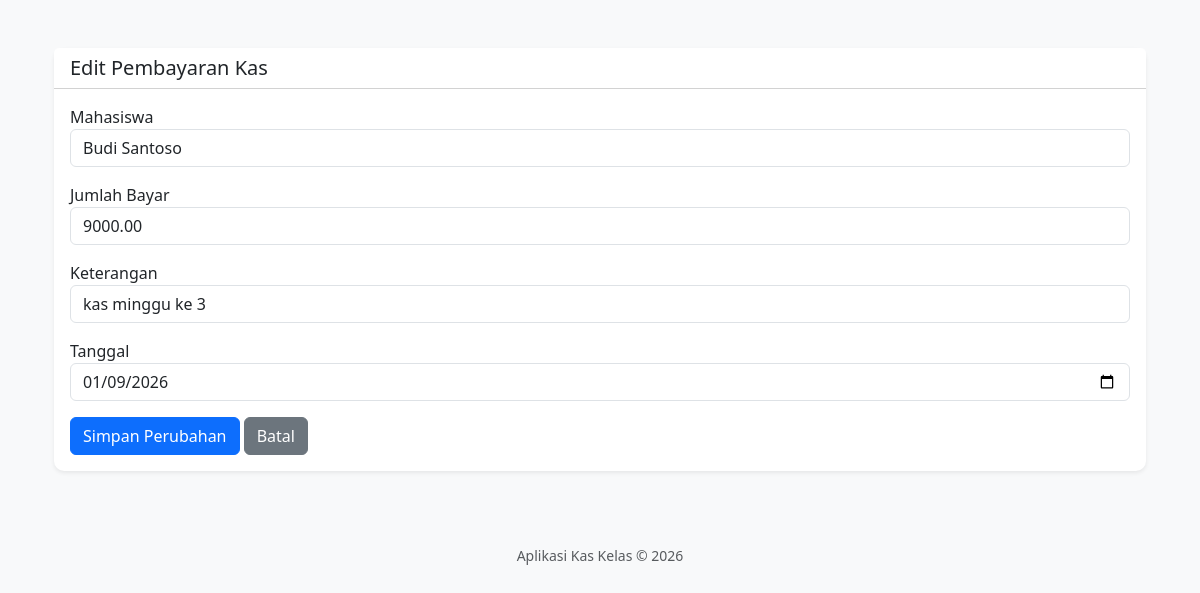
/Bayarkas/index.php?url=edit-kas&id=3 (signed in), run on the app's committed database.
### tables this page shows
CREATE TABLE `kas_kelas` (
  `id` int(11) NOT NULL,
  `user_id` int(11) NOT NULL,
  `jumlah_bayar` decimal(10,2) NOT NULL,
  `metode_pembayaran` varchar(50) DEFAULT NULL,
  `tanggal` date NOT NULL,
  `keterangan` varchar(255) DEFAULT NULL
);

CREATE TABLE `users` (
  `id` int(11) NOT NULL,
  `username` varchar(50) NOT NULL,
  `password` varchar(255) NOT NULL,
  `nama_lengkap` varchar(100) NOT NULL,
  `role` enum('admin','user') DEFAULT 'user'
);

### Bayarkas/config/Database.php (called while the page is built, shortened)
<?php
class Database {
    private $host = "localhost";
    private $user = "root";
    private $pass = "";
    private $db_name = "db_bayarkas";
    public function __construct() {
        $this->conn = new mysqli($this->host, $this->user, $this->pass, $this->db_name);
    }
}

### Bayarkas/models/User.php (called while the page is built, shortened)
<?php
class User extends Database {
    public function getAllUsers() {
        $query = "SELECT * FROM users";
        return $this->conn->query($query);
    }
}

### Bayarkas/models/Kas.php (called while the page is built, shortened)
<?php
class Kas extends Database {
    public function getById($id) {
        $id = $this->conn->real_escape_string($id);
        $query = "SELECT * FROM kas_kelas WHERE id = '$id'";
        return $this->conn->query($query)->fetch_assoc();
    }
}

### Bayarkas/views/edit_kas.php (the view, shortened to what this page needs)
<?php include 'partials/header.php'; ?>
<div class="container mt-4">
    <div class="card shadow-sm border-0">
        <div class="card-header bg-white">
            <h5 class="m-0">Edit Pembayaran Kas</h5>
        </div>
        <div class="card-body">
            <form action="index.php?url=update-kas" method="POST">
                <div class="mb-3">
                    <label>Mahasiswa</label>
                    <select name="user_id" class="form-control" required>
                        <?php while($u = $users->fetch_assoc()): ?>
                            <option value="<?= $u['id']; ?>" <?= ($u['id'] == $data['user_id']) ? 'selected' : ''; ?>>
                                <?= $u['nama_lengkap']; ?>
                            </option>
                        <?php endwhile; ?>
                    </select>
                </div>
                <div class="mb-3">
                    <label>Jumlah Bayar</label>
                    <input type="number" name="jumlah" class="form-control" value="<?= $data['jumlah_bayar']; ?>" required>
                </div>
                <div class="mb-3">
                    <label>Keterangan</label>
                    <input type="text" name="keterangan" class="form-control" value="<?= $data['keterangan']; ?>" required>
                </div>
                <div class="mb-3">
                    <label>Tanggal</label>
                    <input type="date" name="tanggal" class="form-control" value="<?= $data['tanggal']; ?>" required>
                </div>
                <button type="submit" class="btn btn-primary">Simpan Perubahan</button>
                <a href="index.php?url=dashboard" class="btn btn-secondary">Batal</a>
            </form>
        </div>
    </div>
</div>
<?php include 'partials/footer.php'; ?>

### Bayarkas/views/partials/header.php (style rules this page uses)
body { background-color: #f8f9fa; }
.card { border-radius: 10px; }

### data on the page
kas_kelas: user_id "Budi Santoso", jumlah "9000.00", keterangan "kas minggu ke 3", tanggal "01/09/2026"
